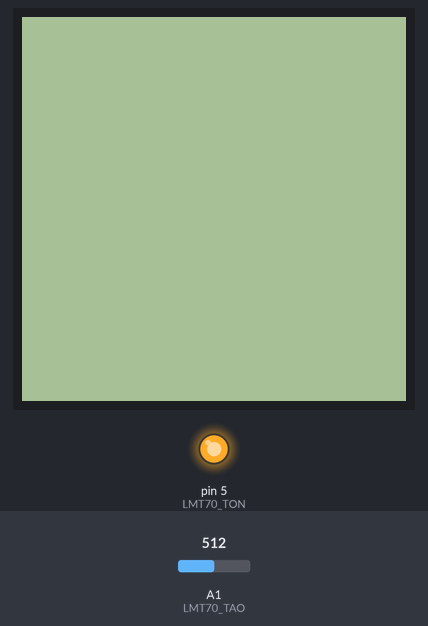
A sketch run on a simulated Arduino Uno, built with avr-gcc and run on an emulated ATmega328P. Shown: 96×96 one-colour display, output pins drawn as LEDs (lit = HIGH). Inputs (shaded band) come from the test bench; at power-on: A1 (LMT70_TAO) = 512.

Above: at 1.7 s.
1.8 s: A1 (LMT70_TAO) set to 716
3.6 s: A1 (LMT70_TAO) set to 900
5.2 s: A1 (LMT70_TAO) set to 1023
Timing chart, 0 to 8.2 s (numbered marks = the images above; inputs shaded):
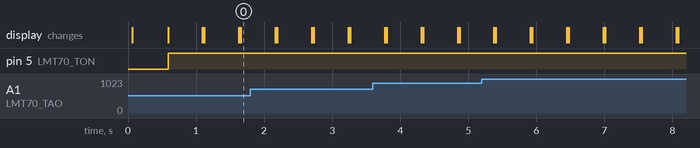

The sketch:

LMT70.ino
```cpp
#include <Adafruit_GFX.h>
#include <Adafruit_SharpMem.h>

#define SCK 10
#define MOSI 11
#define SS 13

Adafruit_SharpMem display(SCK, MOSI, SS);

#define BLACK 0
#define WHITE 1

//LMT70
float LMT70_AMul = -0.000000001809628;
float LMT70_BMul = -0.000003325395;
float LMT70_CMul = -0.1814103;
float LMT70_DMul = 205.5894;
int LMT70_TON=5;
int LMT70_TAO=A1;

void setup(){
  //Serial.begin(9600);
  pinMode(LMT70_TON, OUTPUT);
 display.begin();
  display.clearDisplay();

  // draw a single pixel
  display.drawPixel(10, 10, BLACK);
  display.refresh();
  delay(500);
  display.clearDisplay();
}

void loop(){
     display.setTextSize(1);
  display.setTextColor(BLACK);


  digitalWrite(LMT70_TON, HIGH);

  delay(100);

  float voltage_reading = analogRead(LMT70_TAO);
  float  LMT70_reading = (voltage_reading * 3.3)/1024.0;
  float  LMT70_readingmV = LMT70_reading*1000.0;
  float LMT70_readingC = (LMT70_reading - 0.5) * 100.0;

  float t1 = LMT70_reading - 302.8;  // get rid of voltage offset
  float t2 = t1 * (150.0 + 55.0) / (1375.2 - 302.8); // match range
  float temperatureC = 150 - t2;  // negate and offset.

  float A_val = LMT70_AMul * (LMT70_readingmV * LMT70_readingmV * LMT70_readingmV);
  float B_val = LMT70_BMul * (LMT70_readingmV * LMT70_readingmV);
  float C_val = LMT70_CMul * LMT70_readingmV;
  float degC = A_val + B_val + C_val + LMT70_DMul;

  //float Tfinal=((9/5)*degC)+32;

  display.setCursor(1, 1);

    display.println(LMT70_readingC);
  display.println(degC);

   display.println(temperatureC);
delay(100);
           display.refresh();
    display.clearDisplay();


}
```
